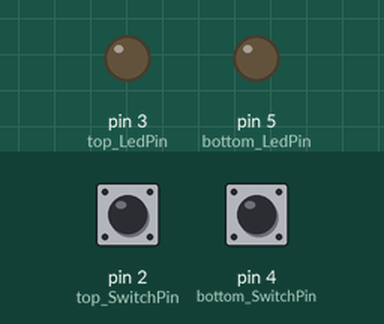
Recording of a sketch running on a simulated Arduino Uno, built with avr-gcc and run on an emulated ATmega328P. On the bench: output pins drawn as LEDs (lit = HIGH). Inputs (shaded band) come from the test bench; at power-on: pin 2 (top_SwitchPin) HIGH, pin 4 (bottom_SwitchPin) HIGH.

Above: at 1.2 s.
1.3 s: pin 2 (top_SwitchPin) pulled LOW for 0.15 s
At 2.0 s:
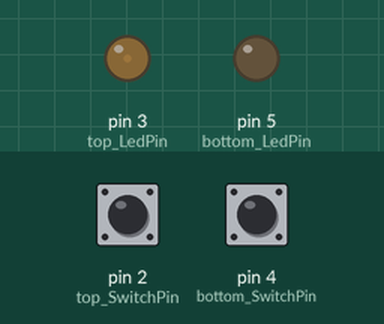
3.1 s: pin 4 (bottom_SwitchPin) pulled LOW for 0.15 s
At 3.8 s:
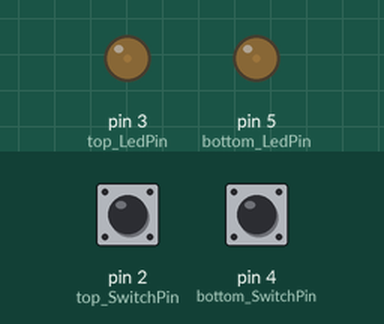
4.8 s: pin 2 (top_SwitchPin) pulled LOW for 1 s
At 6.9 s:
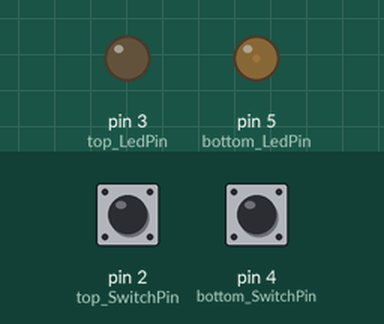
7.3 s: pin 4 (bottom_SwitchPin) pulled LOW for 0.15 s
At 9.1 s:
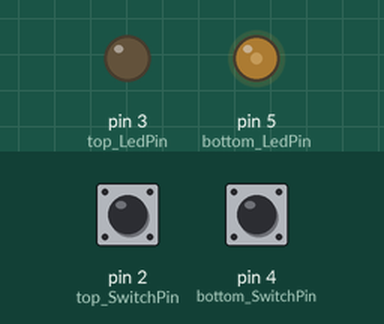
9.4 s: pin 2 (top_SwitchPin) pulled LOW for 0.15 s
At 10.1 s:
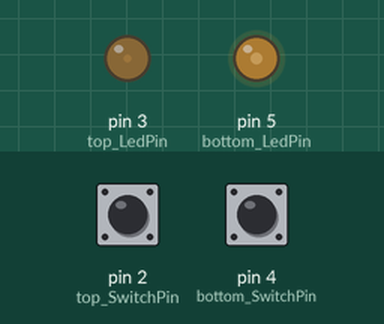
11.2 s: pin 4 (bottom_SwitchPin) pulled LOW for 0.15 s
At 13.7 s:
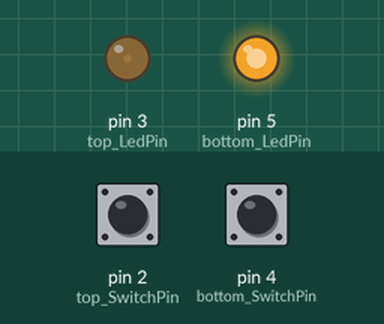
Timing chart, 0 to 14.7 s (numbered marks = the images above; inputs shaded):
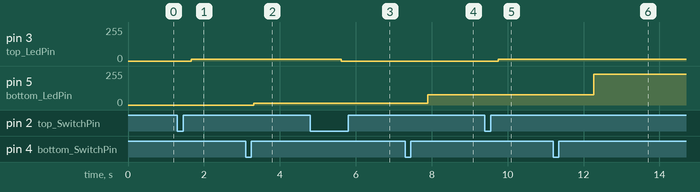

The sketch:

LED-System.ino
```cpp
// (licence header left out)
// Define all pins
const int
    top_LedPin = 3,
    top_SwitchPin = 2,
    bottom_LedPin = 5,
    bottom_SwitchPin = 4;
// initialize time variables
unsigned long
    top_PastTime = 0,
    top_TimeDifference = 0,
    bottom_PastTime = 0,
    bottom_TimeDifference = 0;
// initialize switch variables
int top_SwitchCounter, bottom_SwitchCounter;
// initialize brightness variables;
const int base = 255;
const int low = 0.05 * base, med = 0.3 * base, high = 0.9 * base;

void setup()
{
  pinMode(top_LedPin, OUTPUT);
  pinMode(top_SwitchPin, INPUT_PULLUP);
  pinMode(bottom_LedPin, OUTPUT);
  pinMode(bottom_SwitchPin, INPUT_PULLUP);

  analogWrite(top_LedPin, 0);
  analogWrite(bottom_LedPin, 0);

  // Serial.begin(9600);
  // Serial.print("start \n");

  top_SwitchCounter = 0;
  bottom_SwitchCounter = 0;
}

void loop()
{
  updateSystem(bottom_SwitchPin, bottom_LedPin, bottom_PastTime, bottom_TimeDifference, bottom_SwitchCounter);
  updateSystem(top_SwitchPin, top_LedPin, top_PastTime, top_TimeDifference, top_SwitchCounter);
}

void updateSystem(uint8_t switchPin, uint8_t ledPin, unsigned long &pastTime, unsigned long &timeDiff, int &counter)
{
  pastTime = millis();
  delay(20);
  if (digitalRead(switchPin) == LOW)
  {
    delay(20);
  }
  if (digitalRead(switchPin) == LOW)
  {
    delay(20);
  }
  if (digitalRead(switchPin) == LOW)
  {
    delay(80);
  }
  if (digitalRead(switchPin) == LOW)
  {
    delay(160);
  }
  if (digitalRead(switchPin) == LOW)
  {
    delay(320);
  }
  if (digitalRead(switchPin) == LOW)
  {
    delay(200);
  }

  timeDiff = millis() - pastTime;
  // Serial.print("timeDifference: ");
  // Serial.print(timeDiff);
  // Serial.print("\n");

  if (timeDiff >= 50 && timeDiff < 700)
  {
    counter = (counter + 1) % 4;
    switch (counter)
    {
    case 0:
      fade(ledPin, high, 0);
      break;
    case 1:
      fade(ledPin, 0, low);
      break;
    case 2:
      fade(ledPin, low, med);
      break;
    case 3:
      fade(ledPin, med, high);
      break;
    default:
      fade(ledPin, high, 0);
      break;
    }
  }
  else if (timeDiff >= 700)
  {
    analogWrite(ledPin, 0);
    counter = 4;
    delay(700);
  }
}

void fade(uint8_t pin, int from, int to)
{
  int fadeDelay = 5;
  log("start fade");
  if (from < to)
  {
    for (int i = from; i <= to; i++)
    {
      analogWrite(pin, i);
      delay(fadeDelay);
    }
  }
  else
  {
    for (int i = from; i >= to; i--)
    {
      analogWrite(pin, i);
      delay(fadeDelay);
    }
  }
  log("end fade");
}

void logLine(String s)
{
  String line = "-------------";
  log(line + s + line);
}

void log(String s)
{
  Serial.println(s);
}
void log(int n)
{
  Serial.println(n);
}
```

Measured:
- after the input at 1.3 s, pin 3 (top_LedPin): 0/255 → 12/255 after 0.36 s
- after the input at 3.1 s, pin 5 (bottom_LedPin): 0/255 → 12/255 after 0.21 s
- after the input at 4.8 s, pin 3 (top_LedPin): 12/255 → 0/255 after 0.82 s
- after the input at 7.3 s, pin 5 (bottom_LedPin): 12/255 → 76/255 after 0.60 s
- after the input at 9.4 s, pin 3 (top_LedPin): 0/255 → 12/255 after 0.35 s
- after the input at 11.2 s, pin 5 (bottom_LedPin): 76/255 → 229/255 after 1.1 s
